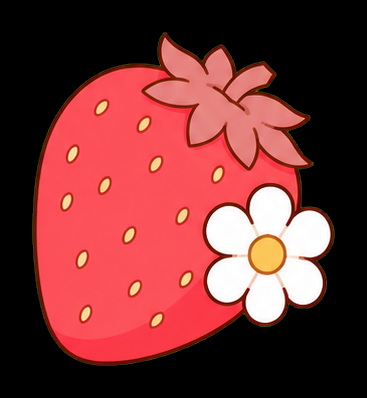
#> input picture web/assets/stamps/kawaii/kawaii_strawberry.png, 367 x 398 px; its folder holds only this picture in this run
$ python -i manga_finish.py   (imports and definitions only)
#> lines starting #> are read from the running program, lines starting #| are printed output that depends on the picture; after the words box and inside, x2 and y2 are one past the last pixel; in counts of white or black regions, pixels touching at a corner belong together
"""CPU manga finishing. Derived from MangaScreen/Mangazin, copyright 2026 ashukae, MIT.
See THIRD-PARTY-NOTICES.md for the complete license.
"""
from dataclasses import dataclass, asdict
from decimal import Decimal
from io import BytesIO
import math
import time
import warnings
import cv2
import numpy as np
from PIL import Image, ImageOps

MAX_BYTES = 64 * 1024 * 1024
MAX_PIXELS = 20_000_000
MAX_EDGE = 8192

class ImageTooLarge(ValueError): pass

@dataclass(frozen=True)
class MangaFinishSettings:
    screen_lines: int = 200
    white_point: float = .80
    black_point: float = .30
    light_tone: float = .18
    dark_tone: float = .42
    gradation: float = 1.0
    white_lines: bool = True
    halftone: bool = True
    auto_tone: bool = False
    antialias: int = 0

@dataclass(frozen=True)
class ConversionResult:
    png: bytes
    width: int
    height: int
    elapsed_ms: float

RANGES = {"screen_lines":(80,400), "white_point":(.45,.95), "black_point":(.05,.70),
          "light_tone":(.02,.50), "dark_tone":(.20,.85), "gradation":(0,1)}

# [60 lines left out: functions validate_settings, decode_rgba, finish_rgb, convert_image, not called in this run]

def print_screen_tiled(cover, pitch, tile=256, antialias=0):
    h, w = cover.shape
    scale = 3
    result = np.empty((h, w), dtype=np.float32 if antialias else np.bool_)
    a = np.deg2rad(45.0)
    ca, sa = (np.cos(a), np.sin(a))
    for y0 in range(0, h, tile):
        y1 = min(h, y0 + tile)
        ya, yb = (max(0, y0 - 1), min(h, y1 + 1))
        for x0 in range(0, w, tile):
            x1 = min(w, x0 + tile)
            xa, xb = (max(0, x0 - 1), min(w, x1 + 1))
            enlarged = cv2.resize(cover[ya:yb, xa:xb], ((xb - xa) * scale, (yb - ya) * scale), interpolation=cv2.INTER_LINEAR)
            crop = enlarged[(y0 - ya) * scale:(y1 - ya) * scale, (x0 - xa) * scale:(x1 - xa) * scale]
            gy, gx = np.ogrid[y0 * scale:y1 * scale, x0 * scale:x1 * scale]
            gy = gy.astype(np.float32)
            gx = gx.astype(np.float32)
            u = (gx * ca + gy * sa) / (pitch * scale)
            v = (-gx * sa + gy * ca) / (pitch * scale)
            spot = 1 - (np.cos(2 * np.pi * u) + np.cos(2 * np.pi * v) + 2) / 4
            coverage = cv2.resize((spot < crop).astype(np.float32), (x1 - x0, y1 - y0), interpolation=cv2.INTER_AREA)
            result[y0:y1, x0:x1] = coverage if antialias else coverage > .5
    return result

def ink_layer(luma, k):
    solid = cv2.GaussianBlur(luma, (0, 0), 1.5 * k) < 0.22
    smooth = cv2.GaussianBlur(luma, (0, 0), 0.7 * k)
    line = (smooth < cv2.blur(smooth, (int(15 * k) | 1,) * 2) - 0.07) & (smooth < 0.65)
    _, labels, stats, _ = cv2.connectedComponentsWithStats(line.astype(np.uint8), connectivity=8)
    w, h, area = (stats[:, cv2.CC_STAT_WIDTH], stats[:, cv2.CC_STAT_HEIGHT], stats[:, cv2.CC_STAT_AREA])
    keep = (np.maximum(w, h) >= 10 * k) & (area >= 12 * k * k) & (area < 0.6 * w * h + 40 * k * k)
    keep |= area >= 400 * k * k
    keep[0] = False
    ink = solid | keep[labels]
    _, labels, stats, _ = cv2.connectedComponentsWithStats(ink.astype(np.uint8), connectivity=8)
    large = stats[:, cv2.CC_STAT_AREA] >= 6 * k * k
    large[0] = False
    return large[labels]

def value_map(luma, ink, k):
    mask = (~ink).astype(np.float32)
    sigma = 2.5 * k
    values = cv2.GaussianBlur(luma * mask, (0, 0), sigma) / np.maximum(cv2.GaussianBlur(mask, (0, 0), sigma), 0.001)
    for _ in range(2):
        values = cv2.bilateralFilter(values, int(9 * k) | 1, 0.1, 9 * k)
    return values

def tone_plan(values, k, white, split, black, min_region=600):
    levels = cv2.medianBlur(np.digitize(-values, [-white, -split, -black]).astype(np.uint8), int(11 * k) | 1)
    for level_id in (1, 2, 3, 0):
        _, labels, stats, _ = cv2.connectedComponentsWithStats((levels == level_id).astype(np.uint8), connectivity=4)
        small = stats[:, cv2.CC_STAT_AREA] < min_region * k * k
        small[0] = False
        holes = small[labels]
        if holes.any():
            fill = cv2.medianBlur(np.where(holes, 255, levels).astype(np.uint8), int(21 * k) | 1)
            levels = np.where(holes & (fill != 255), fill, levels).astype(np.uint8)
    return levels

def region_spread(levels, values):
    out = np.zeros_like(values)
    for level_id in range(4):
        count, labels = cv2.connectedComponents((levels == level_id).astype(np.uint8), connectivity=4)
        n = np.maximum(np.bincount(labels.ravel(), minlength=count), 1)
        mean = np.bincount(labels.ravel(), values.ravel(), minlength=count) / n
        var = np.bincount(labels.ravel(), (values * values).ravel(), minlength=count) / n - mean * mean
        out = np.where(levels == level_id, np.sqrt(np.maximum(var, 0))[labels], out)
    return out.astype(np.float32)

def _reference_finish(image_rgb, screen_lines=200, white_point=0.8, black_point=0.3, light_tone=0.18, dark_tone=0.42, gradation=1.0, white_lines=0.4, halftone=True, antialias=0):
    luma = cv2.cvtColor(image_rgb, cv2.COLOR_RGB2GRAY).astype(np.float32) / 255
    k = max(luma.shape[1] / 1024, 0.25)
    ink = ink_layer(luma, k)
    strokes = ink & ~(cv2.GaussianBlur(luma, (0, 0), 1.5 * k) < 0.22)
    values = value_map(luma, ink, k)
    black = min(float(black_point), float(white_point) - 0.02)
    levels = tone_plan(values, k, float(white_point), (float(white_point) + black) / 2, black)
    cover = np.take(np.float32((0.0, light_tone, dark_tone, 1.0)), levels)
    if gradation:
        smooth = cv2.GaussianBlur(values, (0, 0), 3 * k)
        amount = cv2.GaussianBlur(np.clip((region_spread(levels, smooth) - 0.03) / 0.05, 0, 1) * gradation, (0, 0), 4 * k)
        cover = cover * (1 - amount) + np.clip((white_point - smooth) / max(white_point - black, 0.001), 0, 1) * amount
    beta = cv2.erode((levels == 3).astype(np.uint8), np.ones((int(3 * k) | 1,) * 2, np.uint8)) > 0 if white_lines else None
    cuts = None
    if white_lines:
        _, labels, stats, _ = cv2.connectedComponentsWithStats(strokes.astype(np.uint8), connectivity=8)
        keep = np.maximum(stats[:, cv2.CC_STAT_WIDTH], stats[:, cv2.CC_STAT_HEIGHT]) >= 40 * k
        keep[0] = False
        cuts = cv2.erode(keep[labels].astype(np.uint8), np.ones((2 if k < 1.6 else 3,) * 2, np.uint8)) > 0
    if halftone:
        if antialias:
            screen = print_screen_tiled(cover, luma.shape[1] / screen_lines, antialias=antialias)
            ink_mask = ink | strokes
            if white_lines:
                ink_mask = (ink_mask | beta) & ~(beta & cuts)
                screen[beta & cuts] = 0
            edge = ink_mask.astype(np.float32)
            smooth = cv2.GaussianBlur(edge, (3, 3), .5)
            amount = .35 if antialias == 1 else .65
            edge = edge * (1-amount) + smooth * amount
            coverage = np.maximum(screen, edge)
            binary = ((screen > .5) | ink_mask).astype(np.float32)
            coverage = binary * (1-amount) + coverage * amount
            return np.round((1-coverage)*255).astype(np.uint8)
        page = print_screen_tiled(cover, luma.shape[1] / screen_lines) | ink | strokes
        if white_lines:
            page = (page | beta) & ~(beta & cuts)
        return np.where(~page, 255, 0).astype(np.uint8)
    page = np.clip((1 - cover) * 255, 0, 255).astype(np.uint8)
    if antialias:
        mask = ink | strokes
        if white_lines:
            mask = mask & ~(beta & cuts)
        strength = .35 if antialias == 1 else .65
        edge = mask.astype(np.float32)
        edge = edge*(1-strength) + cv2.GaussianBlur(edge,(3,3),.5)*strength
        page = np.round(page*(1-edge)).astype(np.uint8)
        if white_lines:
            page[beta & cuts] = 255
        return page
    page[ink | strokes] = 0
    if white_lines:
        page[beta & cuts] = 255
    return page

>>> import cv2
>>> picture = cv2.cvtColor(cv2.imread('../web/assets/stamps/kawaii/kawaii_strawberry.png'), cv2.COLOR_BGR2RGB)
>>> result = _reference_finish(picture)
#> in ink_layer, `solid = cv2.GaussianBlur(luma, (0, 0), 1.5 * k) < 0.22`:
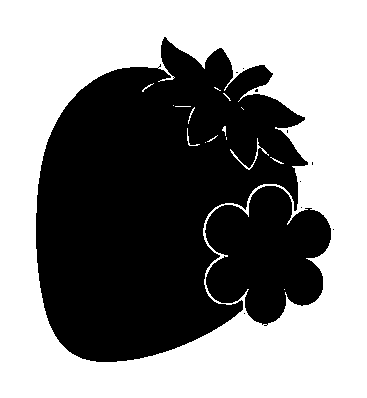
#> solid: shape (398, 367) bool; 53.1% white; 11 black regions (9 under 20 px), largest, box (x1, y1, x2, y2) and area: (36, 37, 308, 362) 56603, (205, 186, 331, 326) 11918
#> in ink_layer, `line = (smooth < cv2.blur(smooth, (int(15 * k) | 1,) * 2) - 0.07) & (s..`: line: shape (398, 367) bool; 3.8% white in thin lines or dots, all inside (x1, y1, x2, y2) = (31, 34, 335, 366)
#> in ink_layer, `_, labels, stats, _ = cv2.connectedComponentsWithStats(line.astype(np...`: labels: shape (398, 367) int32; 223 distinct labels, from 0 to 222
#> in ink_layer, `_, labels, stats, _ = cv2.connectedComponentsWithStats(line.astype(np...`: stats = 223 rows, first 6: [0, 0, 367, 398, 140566], [161, 34, 1, 1, 1], [168, 34, 1, 1, 1], [159, 37, 1, 1, 1], [142, 37, 166, 134, 895], [166, 37, 140, 81, 538]
#> in ink_layer, `w, h, area = (stats[:, cv2.CC_STAT_WIDTH], stats[:, cv2.CC_STAT_HEIGHT..`: w = 223 values, max 367 at index 0, min 1 at index 1, mean 7.02; h = 223 values, max 398 at index 0, min 1 at index 1, mean 7.86; area = 223 values, max 140566 at index 0, min 1 at index 1, mean 655
#> in ink_layer, `ink = solid | keep[labels]`: ink: shape (398, 367) bool; 55.1% white; 33 black regions (15 under 20 px), largest, box (x1, y1, x2, y2) and area: (36, 37, 308, 362) 52225, (206, 187, 331, 323) 10230, (251, 237, 284, 272) 906
#> in ink_layer, `_, labels, stats, _ = cv2.connectedComponentsWithStats(ink.astype(np.u..`:
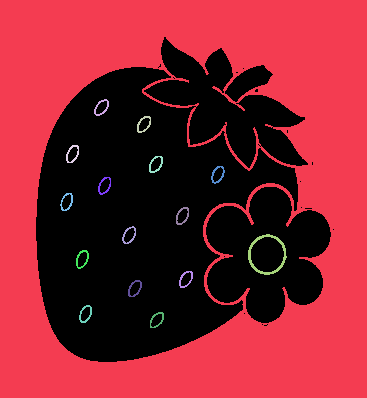
#> labels: shape (398, 367) int32; 17 distinct labels, from 0 to 16; one colour per label, 0 black
#> in ink_layer, `_, labels, stats, _ = cv2.connectedComponentsWithStats(ink.astype(np.u..`: stats = 17 rows, first 6: [36, 37, 298, 325, 65587], [0, 0, 367, 398, 79007], [94, 99, 15, 17, 82], [137, 116, 14, 17, 84], [66, 145, 13, 18, 84], [149, 156, 14, 17, 86]
#> in _reference_finish, `strokes = ink & ~(cv2.GaussianBlur(luma, (0, 0), 1.5 * k) < 0.22)`: strokes: shape (398, 367) bool; 2% white in thin lines or dots, all inside (x1, y1, x2, y2) = (36, 38, 331, 362)
#> the loop in tone_plan, `for level_id in (1, 2, 3, 0):` made 4 passes
#> after the loop in tone_plan, `for level_id in (1, 2, 3, 0):`: holes: shape (398, 367) bool; 0.53% white; 14 white regions, largest, box (x1, y1, x2, y2) and area: (69, 148, 77, 160) 70, (78, 253, 86, 265) 65, (82, 309, 90, 320) 62
#> the loop in region_spread, `for level_id in range(4):` made 4 passes
#> count on passes 1 to 3: 16, 17, 43
#> (count, n, mean, var) on pass 4: (2, [72314, 73752], [0.595, 0.00576], [0.0296, 0.00123])
#> pass 1, in region_spread, `count, labels = cv2.connectedComponents((levels == level_id).astype(np..`:
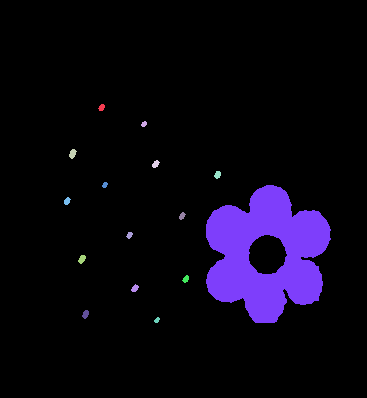
#> labels: shape (398, 367) int32; 16 distinct labels, from 0 to 15; one colour per label, 0 black
#> after the loop in region_spread, `for level_id in range(4):`:
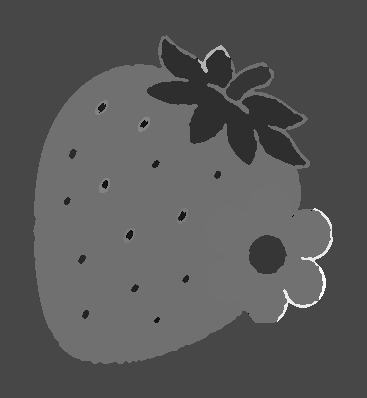
#> out: shape (398, 367) float64; min 0, max 0.124, mean 0.0427; drawn with min black and max white
#> in _reference_finish, `amount = cv2.GaussianBlur(np.clip((region_spread(levels, smooth) - 0.0..`:
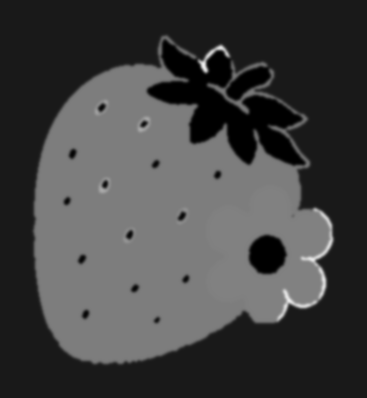
#> amount: shape (398, 367) float32; min 0, max 0.928, mean 0.262
#> in _reference_finish, `beta = cv2.erode((levels == 3).astype(np.uint8), np.ones((int(3 * k) |..`: beta: shape (398, 367) bool; 50.5% white; 1 black region, box (x1, y1, x2, y2) and area: (33, 35, 333, 364) 72314
#> in _reference_finish, `_, labels, stats, _ = cv2.connectedComponentsWithStats(strokes.astype(..`:
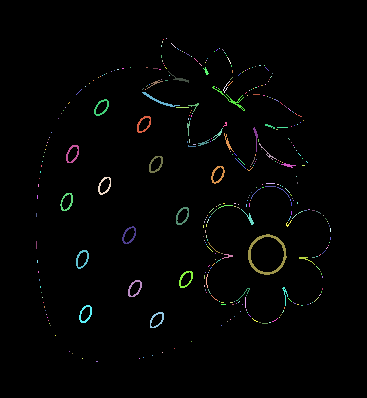
#> labels: shape (398, 367) int32; 362 distinct labels, from 0 to 361; one colour per label, 0 black
#> in _reference_finish, `_, labels, stats, _ = cv2.connectedComponentsWithStats(strokes.astype(..`: stats = 362 rows, first 6: [0, 0, 367, 398, 143111], [163, 39, 1, 1, 1], [166, 38, 1, 1, 1], [162, 41, 1, 2, 2], [171, 43, 5, 5, 5], [161, 45, 1, 2, 2]
#> in _reference_finish, `cuts = cv2.erode(keep[labels].astype(np.uint8), np.ones((2 if k < 1.6 ..`: cuts: shape (398, 367) bool; 0.46% white in thin lines or dots, all inside (x1, y1, x2, y2) = (61, 79, 306, 328)
#> after the loop in print_screen_tiled, `for y0 in range(0, h, tile):`: result: shape (398, 367) bool; 67.5% white; 94 black regions (75 under 20 px), largest, box (x1, y1, x2, y2) and area: (35, 36, 333, 361) 46205, (183, 327, 204, 339) 94, (109, 340, 121, 361) 94
#> in _reference_finish, `page = print_screen_tiled(cover, luma.shape[1] / screen_lines) | ink |..`:
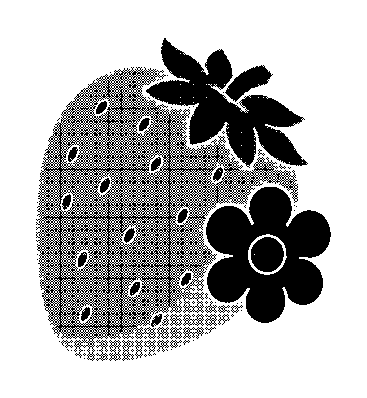
#> page: shape (398, 367) bool; 70% white; 94 black regions (56 under 20 px), largest, box (x1, y1, x2, y2) and area: (36, 67, 298, 361) 21286, (206, 187, 331, 323) 10226, (146, 38, 308, 168) 8055

$ run again, on web/assets/stamps/kawaii/kawaii_butterfly.png
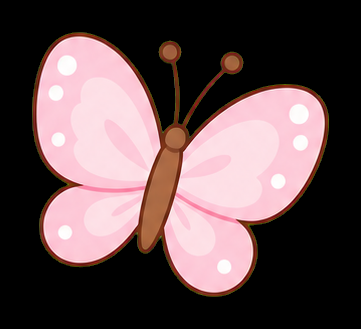
#> input picture web/assets/stamps/kawaii/kawaii_butterfly.png, 361 x 329 px
#> solid: shape (329, 361) bool; 58.7% white; 6 black regions (4 under 20 px), largest, box (x1, y1, x2, y2) and area: (32, 32, 329, 296) 48469, (193, 52, 243, 108) 532
#> line: shape (329, 361) bool; 2.8% white in thin lines or dots, all inside (x1, y1, x2, y2) = (31, 31, 330, 298)
#> in ink_layer, `_, labels, stats, _ = cv2.connectedComponentsWithStats(line.astype(np...`: stats = 156 rows, first 6: [0, 0, 361, 329, 115460], [57, 31, 37, 8, 37], [35, 35, 128, 230, 963], [95, 34, 4, 2, 4], [100, 36, 10, 6, 10], [48, 39, 8, 8, 8]
#> in ink_layer, `w, h, area = (stats[:, cv2.CC_STAT_WIDTH], stats[:, cv2.CC_STAT_HEIGHT..`: w = 156 values, max 361 at index 0, min 1 at index 6, mean 9.28; h = 156 values, max 329 at index 0, min 1 at index 6, mean 11.55; area = 156 values, max 115460 at index 0, min 1 at index 6, mean 761.3
#> ink: shape (329, 361) bool; 60.3% white; 19 black regions (6 under 20 px), largest, box (x1, y1, x2, y2) and area: (36, 36, 329, 263) 24815, (164, 88, 325, 293) 20301, (193, 52, 243, 108) 528
#> in ink_layer, `_, labels, stats, _ = cv2.connectedComponentsWithStats(ink.astype(np.u..`: stats = [[32, 32, 297, 264, 47198], [0, 0, 361, 329, 71539], [176, 49, 2, 8, 8], [230, 71, 4, 1, 4], [172, 126, 6, 2, 6], [165, 128, 6, 8, 8], [164, 137, 1, 6, 6]]
#> large = [True, True, True, True, True, True, True]
#> strokes: shape (329, 361) bool; 1.5% white in thin lines or dots, all inside (x1, y1, x2, y2) = (35, 35, 327, 294)
#> the loop in tone_plan, `for level_id in (1, 2, 3, 0):` made 4 passes
#> the loop in region_spread, `for level_id in range(4):` made 4 passes
#> (count, n, mean, var) on passes 1, 4: (5, [79259, 14348, 13984, 5536, 5642], [0.071, 0.881, 0.882, 0.868, 0.868], [0.0263, 0.00129, 0.00137, 0.00125, 0.00125]), (2, [44699, 74070], [0.837, 0.0393], [0.0161, 0.0115])
#> beta: shape (329, 361) bool; 62.4% white; 7 black regions (4 under 20 px), largest, box (x1, y1, x2, y2) and area: (36, 36, 326, 293) 44259, (161, 44, 178, 60) 207, (224, 55, 240, 71) 203
#> in _reference_finish, `_, labels, stats, _ = cv2.connectedComponentsWithStats(strokes.astype(..`:
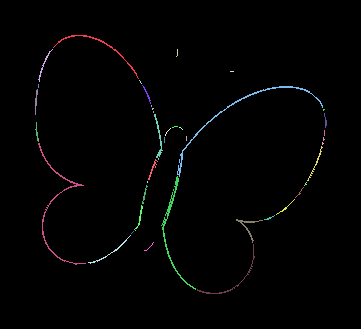
#> labels: shape (329, 361) int32; 41 distinct labels, from 0 to 40; one colour per label, 0 black
#> in _reference_finish, `_, labels, stats, _ = cv2.connectedComponentsWithStats(strokes.astype(..`: stats = 41 rows, first 6: [0, 0, 361, 329, 116962], [53, 35, 86, 44, 147], [38, 49, 15, 33, 50], [176, 49, 2, 8, 8], [230, 71, 4, 1, 4], [139, 80, 3, 4, 4]
#> cuts: shape (329, 361) bool; 0.24% white in thin lines or dots, all inside (x1, y1, x2, y2) = (36, 36, 327, 294)
#> in _reference_finish, `page = (page | beta) & ~(beta & cuts)`:
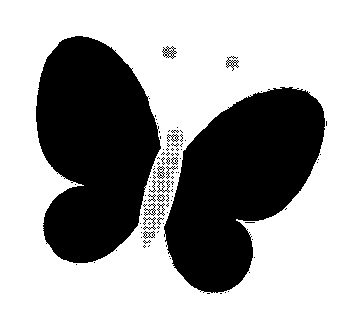
#> page: shape (329, 361) bool; 65% white; 100 black regions (84 under 20 px), largest, box (x1, y1, x2, y2) and area: (36, 36, 161, 263) 20570, (164, 87, 325, 293) 20181, (162, 46, 177, 59) 71

$ run again, on web/assets/stamps/kawaii/kawaii_candy.png
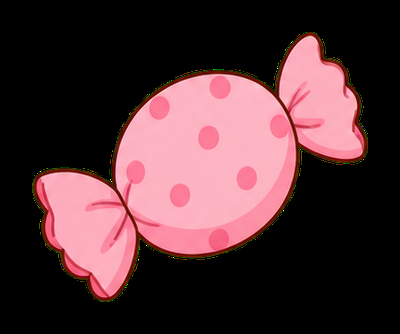
#> input picture web/assets/stamps/kawaii/kawaii_candy.png, 400 x 334 px
#> solid: shape (334, 400) bool; 69% white; 93 black regions (91 under 20 px), largest, box (x1, y1, x2, y2) and area: (36, 73, 297, 298) 34244, (278, 35, 365, 160) 6957
#> line: shape (334, 400) bool; 2.6% white in thin lines or dots, all inside (x1, y1, x2, y2) = (31, 31, 369, 303)
#> in ink_layer, `_, labels, stats, _ = cv2.connectedComponentsWithStats(line.astype(np...`: stats = 130 rows, first 6: [0, 0, 400, 334, 130126], [307, 31, 7, 1, 7], [304, 32, 1, 1, 1], [315, 32, 1, 1, 1], [285, 34, 17, 16, 25], [35, 34, 331, 265, 2183]
#> in ink_layer, `w, h, area = (stats[:, cv2.CC_STAT_WIDTH], stats[:, cv2.CC_STAT_HEIGHT..`: w = 130 values, max 400 at index 0, min 1 at index 2, mean 11.27; h = 130 values, max 334 at index 0, min 1 at index 1, mean 10.22; area = 130 values, max 130126 at index 0, min 1 at index 2, mean 1027.7
#> ink: shape (334, 400) bool; 70% white; 94 black regions (91 under 20 px), largest, box (x1, y1, x2, y2) and area: (115, 74, 296, 254) 25307, (36, 172, 136, 298) 7979, (279, 36, 365, 159) 6606
#> in ink_layer, `_, labels, stats, _ = cv2.connectedComponentsWithStats(ink.astype(np.u..`:
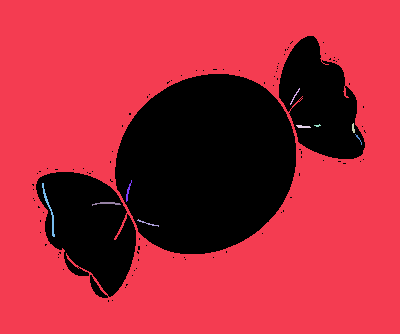
#> labels: shape (334, 400) int32; 11 distinct labels, from 0 to 10; one colour per label, 0 black
#> in ink_layer, `_, labels, stats, _ = cv2.connectedComponentsWithStats(ink.astype(np.u..`: stats = [[32, 36, 334, 266, 40051], [0, 0, 400, 334, 93207], [290, 88, 10, 17, 26], [352, 123, 3, 10, 21], [296, 125, 15, 3, 32], [314, 124, 7, 3, 11], [355, 134, 7, 11, 15], [126, 180, 6, 22, 39], [42, 183, 13, 54, 114], [92, 202, 29, 4, 52], [137, 219, 22, 8, 32]]
#> large = [True, True, True, True, True, True, True, True, True, True, True]
#> strokes: shape (334, 400) bool; 0.98% white in thin lines or dots, all inside (x1, y1, x2, y2) = (36, 35, 365, 298)
#> the loop in tone_plan, `for level_id in (1, 2, 3, 0):` made 4 passes
#> the loop in region_spread, `for level_id in range(4):` made 4 passes
#> (count, n, mean, var) on passes 2, 4: (3, [92588, 41011, 1], [0.0304, 0.741, 0.259], [0.0135, 0.00486, 1.77e-09]), (2, [45647, 87953], [0.714, 0.00703], [0.0136, 0.00187])
#> beta: shape (334, 400) bool; 65.8% white; 3 black regions (2 under 20 px), largest, box (x1, y1, x2, y2) and area: (30, 33, 369, 304) 45643
#> in _reference_finish, `_, labels, stats, _ = cv2.connectedComponentsWithStats(strokes.astype(..`: stats = 254 rows, first 6: [0, 0, 400, 334, 132291], [302, 35, 11, 4, 11], [314, 36, 3, 3, 3], [295, 39, 6, 6, 6], [317, 40, 1, 1, 1], [318, 42, 1, 1, 1]
#> cuts: shape (334, 400) bool; 0.11% white in thin lines or dots, all inside (x1, y1, x2, y2) = (43, 184, 154, 295)
#> in _reference_finish, `page = print_screen_tiled(cover, luma.shape[1] / screen_lines) | ink |..`:
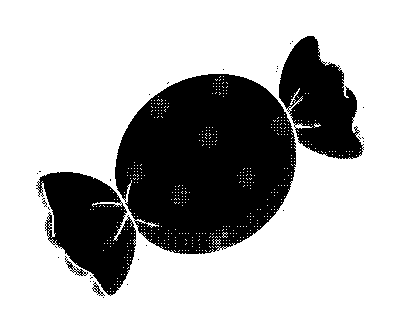
#> page: shape (334, 400) bool; 71.2% white; 35 black regions (30 under 20 px), largest, box (x1, y1, x2, y2) and area: (115, 74, 296, 254) 24685, (36, 172, 136, 296) 7282, (279, 36, 364, 159) 6313, (65, 256, 88, 276) 92, (92, 282, 105, 296) 51
